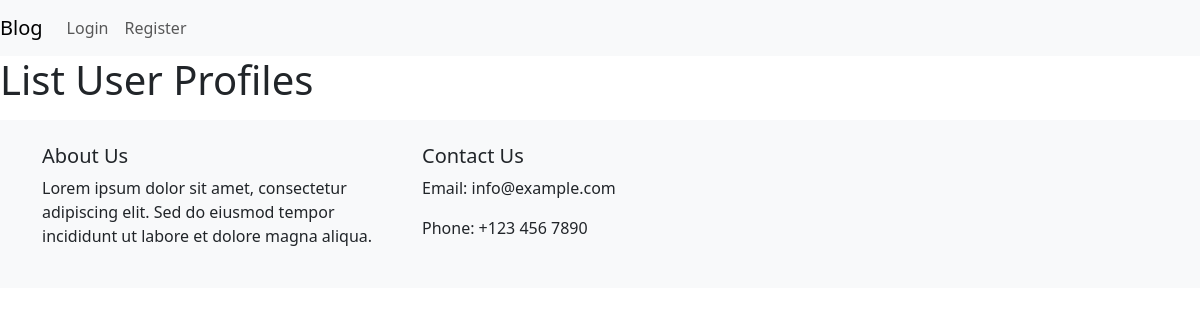
Before: /list_user_profiles/ with the older database file.
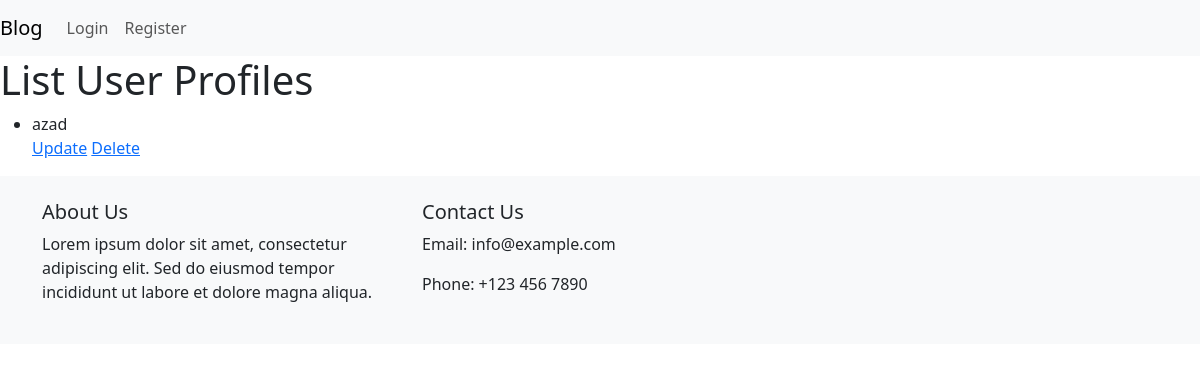
After: the same page with the newer database file.
### posts/models.py (models this page shows, shortened)
class UserProfile(models.Model):
    user = models.OneToOneField(User, on_delete=models.CASCADE)
    bio = models.TextField()
    profile_picture = models.ImageField(upload_to='image/',null=True, blank=True)

### users/models.py (models this page shows, shortened)
class User(AbstractBaseUser, PermissionsMixin):
    name = models.CharField(max_length=255)
    email = models.EmailField(unique=True)
    phone = models.CharField(max_length=15, blank=True, null=True)
    is_active = models.BooleanField(default=True)
    is_staff = models.BooleanField(default=False)
    USERNAME_FIELD = 'email'
    REQUIRED_FIELDS = ['name']
    objects = CustomUserManager()

### posts/views.py (the view)
# urls.py: path('list_user_profiles/', views.list_user_profiles, name='list_user_profiles'),
def list_user_profiles(request):
    user_profiles = UserProfile.objects.all()
    return render(request, 'list_user_profiles.html', {'user_profiles': user_profiles})

### templates/list_user_profiles.html
    {% extends "base.html" %}
{% block content %}
    <h1>List User Profiles</h1>
    <ul>
        {% for user_profile in user_profiles %}
            <li>{{ user_profile.user.name }}</li>
            <a href="{% url 'update_user_profile' user_profile.id %}">Update</a>
            <a href="{% url 'delete_user_profile' user_profile.id %}">Delete</a>
        {% endfor %}
    </ul>
{% endblock content %}

Changed rows visible on the page:
added UserProfile: user.name "azad"
